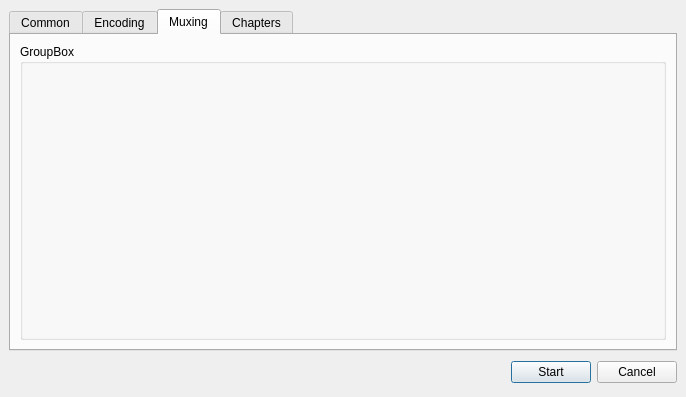
<ui version="4.0" >
 <class>TTCutAVCutDlg</class>
 <widget class="QDialog" name="TTCutAVCutDlg" >
  <property name="geometry" >
   <rect>
    <x>0</x>
    <y>0</y>
    <width>686</width>
    <height>387</height>
   </rect>
  </property>
  <property name="windowTitle" >
   <string>TTCut - Video Cut Options</string>
  </property>
  <layout class="QGridLayout" >
   <property name="margin" >
    <number>9</number>
   </property>
   <property name="spacing" >
    <number>6</number>
   </property>
   <item row="1" column="0" >
    <layout class="QHBoxLayout" >
     <property name="spacing" >
      <number>6</number>
     </property>
     <property name="margin" >
      <number>0</number>
     </property>
     <item>
      <spacer>
       <property name="orientation" >
        <enum>Qt::Horizontal</enum>
       </property>
       <property name="sizeHint" stdset="0" >
        <size>
         <width>131</width>
         <height>31</height>
        </size>
       </property>
      </spacer>
     </item>
     <item>
      <widget class="QPushButton" name="okButton" >
       <property name="text" >
        <string>Start</string>
       </property>
      </widget>
     </item>
     <item>
      <widget class="QPushButton" name="cancelButton" >
       <property name="text" >
        <string>Cancel</string>
       </property>
      </widget>
     </item>
    </layout>
   </item>
   <item row="0" column="0" >
    <widget class="QTabWidget" name="tabWidget" >
     <property name="enabled" >
      <bool>true</bool>
     </property>
     <property name="currentIndex" >
      <number>2</number>
     </property>
     <widget class="QWidget" name="tabCommon" >
      <attribute name="title" >
       <string>Common</string>
      </attribute>
      <attribute name="icon" >
       <iconset resource="avcutdialog.qrc" >
        <normaloff>:/pixmaps/pixmaps/settings_18.xpm</normaloff>:/pixmaps/pixmaps/settings_18.xpm</iconset>
      </attribute>
      <layout class="QGridLayout" >
       <property name="margin" >
        <number>9</number>
       </property>
       <property name="spacing" >
        <number>6</number>
       </property>
       <item row="1" column="0" >
        <widget class="QGroupBox" name="gbFreeDriveSpace" >
         <property name="sizePolicy" >
          <sizepolicy vsizetype="Preferred" hsizetype="Preferred" >
           <horstretch>0</horstretch>
           <verstretch>4</verstretch>
          </sizepolicy>
         </property>
         <property name="title" >
          <string>Free Drive Space</string>
         </property>
         <layout class="QGridLayout" name="gridLayout_2" >
          <item row="0" column="0" >
           <widget class="QLabel" name="label" >
            <property name="sizePolicy" >
             <sizepolicy vsizetype="Preferred" hsizetype="Fixed" >
              <horstretch>0</horstretch>
              <verstretch>0</verstretch>
             </sizepolicy>
            </property>
            <property name="minimumSize" >
             <size>
              <width>190</width>
              <height>0</height>
             </size>
            </property>
            <property name="text" >
             <string>Path</string>
            </property>
           </widget>
          </item>
          <item row="0" column="1" >
           <widget class="QLabel" name="label_2" >
            <property name="sizePolicy" >
             <sizepolicy vsizetype="Preferred" hsizetype="Fixed" >
              <horstretch>0</horstretch>
              <verstretch>0</verstretch>
             </sizepolicy>
            </property>
            <property name="minimumSize" >
             <size>
              <width>110</width>
              <height>0</height>
             </size>
            </property>
            <property name="text" >
             <string>Size</string>
            </property>
           </widget>
          </item>
          <item row="0" column="2" >
           <widget class="QLabel" name="label_3" >
            <property name="sizePolicy" >
             <sizepolicy vsizetype="Preferred" hsizetype="Fixed" >
              <horstretch>0</horstretch>
              <verstretch>0</verstretch>
             </sizepolicy>
            </property>
            <property name="minimumSize" >
             <size>
              <width>110</width>
              <height>0</height>
             </size>
            </property>
            <property name="text" >
             <string>Used</string>
            </property>
           </widget>
          </item>
          <item row="0" column="3" >
           <widget class="QLabel" name="label_4" >
            <property name="sizePolicy" >
             <sizepolicy vsizetype="Preferred" hsizetype="Fixed" >
              <horstretch>0</horstretch>
              <verstretch>0</verstretch>
             </sizepolicy>
            </property>
            <property name="minimumSize" >
             <size>
              <width>110</width>
              <height>0</height>
             </size>
            </property>
            <property name="text" >
             <string>Free</string>
            </property>
           </widget>
          </item>
          <item row="0" column="4" >
           <widget class="QLabel" name="label_5" >
            <property name="text" >
             <string>Used %</string>
            </property>
           </widget>
          </item>
          <item row="1" column="0" >
           <widget class="QLabel" name="laPath1" >
            <property name="sizePolicy" >
             <sizepolicy vsizetype="Preferred" hsizetype="Fixed" >
              <horstretch>0</horstretch>
              <verstretch>0</verstretch>
             </sizepolicy>
            </property>
            <property name="text" >
             <string>Path</string>
            </property>
           </widget>
          </item>
          <item row="1" column="1" >
           <widget class="QLabel" name="laSize1" >
            <property name="text" >
             <string>Size</string>
            </property>
           </widget>
          </item>
          <item row="1" column="2" >
           <widget class="QLabel" name="laUsed1" >
            <property name="text" >
             <string>Used</string>
            </property>
           </widget>
          </item>
          <item row="1" column="3" >
           <widget class="QLabel" name="laFree1" >
            <property name="text" >
             <string>Free</string>
            </property>
           </widget>
          </item>
          <item row="1" column="4" >
           <widget class="QLabel" name="laUsedPercent1" >
            <property name="text" >
             <string>Free</string>
            </property>
           </widget>
          </item>
          <item row="2" column="0" >
           <widget class="QLabel" name="laPath2" >
            <property name="sizePolicy" >
             <sizepolicy vsizetype="Preferred" hsizetype="Fixed" >
              <horstretch>0</horstretch>
              <verstretch>0</verstretch>
             </sizepolicy>
            </property>
            <property name="text" >
             <string>Path</string>
            </property>
           </widget>
          </item>
          <item row="2" column="1" >
           <widget class="QLabel" name="laSize2" >
            <property name="text" >
             <string>Size</string>
            </property>
           </widget>
          </item>
          <item row="2" column="2" >
           <widget class="QLabel" name="laUsed2" >
            <property name="text" >
             <string>Used</string>
            </property>
           </widget>
          </item>
          <item row="2" column="3" >
           <widget class="QLabel" name="laFree2" >
            <property name="text" >
             <string>Free</string>
            </property>
           </widget>
          </item>
          <item row="2" column="4" >
           <widget class="QLabel" name="laUsedPercent2" >
            <property name="text" >
             <string>Free</string>
            </property>
           </widget>
          </item>
         </layout>
        </widget>
       </item>
       <item row="2" column="0" >
        <widget class="QGroupBox" name="gbCutOptions" >
         <property name="title" >
          <string>Cut Options</string>
         </property>
         <layout class="QGridLayout" >
          <property name="margin" >
           <number>9</number>
          </property>
          <property name="spacing" >
           <number>6</number>
          </property>
          <item row="1" column="0" >
           <widget class="QCheckBox" name="cbEndCode" >
            <property name="enabled" >
             <bool>false</bool>
            </property>
            <property name="text" >
             <string>Write Sequence End Code</string>
            </property>
           </widget>
          </item>
          <item row="0" column="0" >
           <widget class="QCheckBox" name="cbMaxBitrate" >
            <property name="enabled" >
             <bool>false</bool>
            </property>
            <property name="text" >
             <string>Write max bitrate to first sequence</string>
            </property>
           </widget>
          </item>
         </layout>
        </widget>
       </item>
       <item row="0" column="0" >
        <widget class="QGroupBox" name="gbOutput" >
         <property name="minimumSize" >
          <size>
           <width>0</width>
           <height>100</height>
          </size>
         </property>
         <property name="title" >
          <string>Cut Output Options</string>
         </property>
         <layout class="QGridLayout" name="gridLayout" >
          <property name="spacing" >
           <number>12</number>
          </property>
          <item row="0" column="0" >
           <widget class="QLabel" name="laOutputFile" >
            <property name="text" >
             <string>Output file</string>
            </property>
           </widget>
          </item>
          <item row="0" column="1" colspan="2" >
           <widget class="QLineEdit" name="leOutputFile" >
            <property name="sizePolicy" >
             <sizepolicy vsizetype="Fixed" hsizetype="Expanding" >
              <horstretch>0</horstretch>
              <verstretch>0</verstretch>
             </sizepolicy>
            </property>
           </widget>
          </item>
          <item row="1" column="0" >
           <widget class="QLabel" name="laOutputPath" >
            <property name="text" >
             <string>Output path</string>
            </property>
           </widget>
          </item>
          <item row="1" column="1" >
           <widget class="QLineEdit" name="leOutputPath" >
            <property name="sizePolicy" >
             <sizepolicy vsizetype="Fixed" hsizetype="Expanding" >
              <horstretch>0</horstretch>
              <verstretch>0</verstretch>
             </sizepolicy>
            </property>
            <property name="minimumSize" >
             <size>
              <width>0</width>
              <height>0</height>
             </size>
            </property>
           </widget>
          </item>
          <item row="1" column="2" >
           <widget class="QPushButton" name="btnDirOpen" >
            <property name="sizePolicy" >
             <sizepolicy vsizetype="Minimum" hsizetype="Minimum" >
              <horstretch>0</horstretch>
              <verstretch>0</verstretch>
             </sizepolicy>
            </property>
            <property name="minimumSize" >
             <size>
              <width>54</width>
              <height>32</height>
             </size>
            </property>
            <property name="maximumSize" >
             <size>
              <width>54</width>
              <height>32</height>
             </size>
            </property>
            <property name="sizeIncrement" >
             <size>
              <width>0</width>
              <height>0</height>
             </size>
            </property>
            <property name="baseSize" >
             <size>
              <width>0</width>
              <height>0</height>
             </size>
            </property>
            <property name="font" >
             <font>
              <pointsize>11</pointsize>
             </font>
            </property>
            <property name="text" >
             <string/>
            </property>
            <property name="icon" >
             <iconset resource="avcutdialog.qrc" >
              <normaloff>:/pixmaps/pixmaps/fileopen_24.xpm</normaloff>:/pixmaps/pixmaps/fileopen_24.xpm</iconset>
            </property>
           </widget>
          </item>
         </layout>
         <zorder>leOutputPath</zorder>
         <zorder>laOutputPath</zorder>
         <zorder>leOutputFile</zorder>
         <zorder>laOutputFile</zorder>
         <zorder>btnDirOpen</zorder>
        </widget>
       </item>
      </layout>
     </widget>
     <widget class="QWidget" name="tabEncoding" >
      <attribute name="title" >
       <string>Encoding</string>
      </attribute>
      <attribute name="icon" >
       <iconset resource="avcutdialog.qrc" >
        <normaloff>:/pixmaps/pixmaps/exec.png</normaloff>:/pixmaps/pixmaps/exec.png</iconset>
      </attribute>
      <layout class="QGridLayout" >
       <property name="margin" >
        <number>9</number>
       </property>
       <property name="spacing" >
        <number>6</number>
       </property>
       <item row="0" column="0" >
        <widget class="TTCutSettingsEncoder" name="encodingPage" >
         <property name="title" >
          <string>GroupBox</string>
         </property>
        </widget>
       </item>
      </layout>
     </widget>
     <widget class="QWidget" name="tabMuxing" >
      <property name="enabled" >
       <bool>true</bool>
      </property>
      <attribute name="title" >
       <string>Muxing</string>
      </attribute>
      <attribute name="icon" >
       <iconset resource="avcutdialog.qrc" >
        <normaloff>:/pixmaps/pixmaps/filter.png</normaloff>:/pixmaps/pixmaps/filter.png</iconset>
      </attribute>
      <layout class="QGridLayout" >
       <property name="margin" >
        <number>9</number>
       </property>
       <property name="spacing" >
        <number>6</number>
       </property>
       <item row="0" column="0" >
        <widget class="TTCutSettingsMuxer" name="muxingPage" >
         <property name="title" >
          <string>GroupBox</string>
         </property>
        </widget>
       </item>
      </layout>
     </widget>
     <widget class="QWidget" name="tabChapters" >
      <property name="enabled" >
       <bool>false</bool>
      </property>
      <attribute name="title" >
       <string>Chapters</string>
      </attribute>
      <attribute name="icon" >
       <iconset resource="avcutdialog.qrc" >
        <normaloff>:/pixmaps/pixmaps/chapter_18.xpm</normaloff>:/pixmaps/pixmaps/chapter_18.xpm</iconset>
      </attribute>
      <layout class="QGridLayout" >
       <property name="margin" >
        <number>9</number>
       </property>
       <property name="spacing" >
        <number>6</number>
       </property>
       <item row="0" column="0" >
        <widget class="TTCutSettingsChapter" name="chaptersPage" >
         <property name="enabled" >
          <bool>false</bool>
         </property>
         <property name="title" >
          <string>GroupBox</string>
         </property>
        </widget>
       </item>
      </layout>
     </widget>
    </widget>
   </item>
  </layout>
 </widget>
 <customwidgets>
  <customwidget>
   <class>TTCutSettingsMuxer</class>
   <extends>QGroupBox</extends>
   <header>gui/ttcutsettingsmuxer.h</header>
   <container>1</container>
  </customwidget>
  <customwidget>
   <class>TTCutSettingsChapter</class>
   <extends>QGroupBox</extends>
   <header>gui/ttcutsettingschapter.h</header>
   <container>1</container>
  </customwidget>
  <customwidget>
   <class>TTCutSettingsEncoder</class>
   <extends>QGroupBox</extends>
   <header>gui/ttcutsettingsencoder.h</header>
   <container>1</container>
  </customwidget>
 </customwidgets>
 <resources>
  <include location="avcutdialog.qrc" />
 </resources>
 <connections>
  <connection>
   <sender>okButton</sender>
   <signal>clicked()</signal>
   <receiver>TTCutAVCutDlg</receiver>
   <slot>accept()</slot>
   <hints>
    <hint type="sourcelabel" >
     <x>278</x>
     <y>253</y>
    </hint>
    <hint type="destinationlabel" >
     <x>96</x>
     <y>254</y>
    </hint>
   </hints>
  </connection>
  <connection>
   <sender>cancelButton</sender>
   <signal>clicked()</signal>
   <receiver>TTCutAVCutDlg</receiver>
   <slot>reject()</slot>
   <hints>
    <hint type="sourcelabel" >
     <x>369</x>
     <y>253</y>
    </hint>
    <hint type="destinationlabel" >
     <x>179</x>
     <y>282</y>
    </hint>
   </hints>
  </connection>
 </connections>
</ui>
